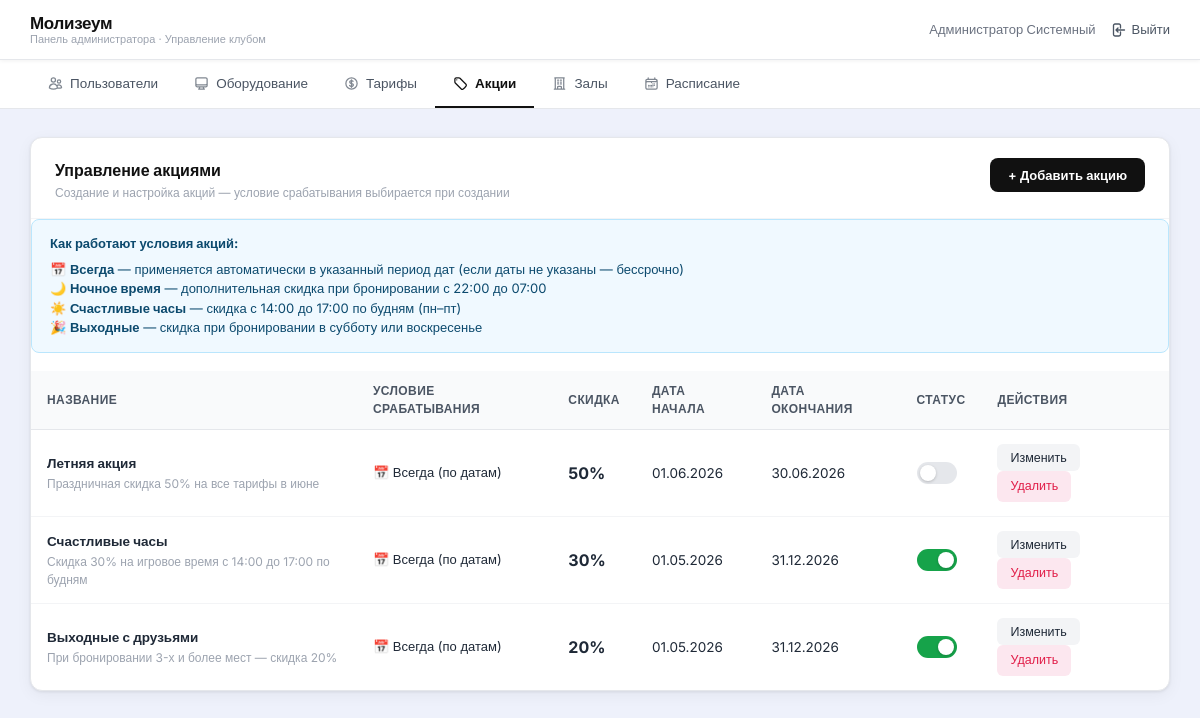
The app's page /admin/promotions.php (signed in) with its own data.
### tables this page shows
CREATE TABLE IF NOT EXISTS `promotions` (
  `id`               INT AUTO_INCREMENT PRIMARY KEY,
  `name`             VARCHAR(80) NOT NULL,
  `description`      TEXT NOT NULL,
  `discount_percent` INT NOT NULL DEFAULT 0,
  `start_date`       DATE DEFAULT NULL,
  `end_date`         DATE DEFAULT NULL,
  `status`           ENUM('active','inactive') NOT NULL DEFAULT 'active'
);

### admin/promotions.php (the view, shortened to what this page needs)
<?php
require_once '../config.php';
$conn->query("ALTER TABLE promotions ADD COLUMN IF NOT EXISTS condition_type VARCHAR(30) NOT NULL DEFAULT 'always'");
$result = $conn->query("SELECT * FROM promotions ORDER BY status DESC, end_date ASC");
$condition_labels = [
    'always'      => '📅 Всегда (по датам)',
    'night'       => '🌙 Ночное время (22:00–07:00)',
    'happy_hours' => '☀️ Счастливые часы (14:00–17:00, пн–пт)',
    'weekend'     => '🎉 Выходные (сб–вс)',
];
?>
<!DOCTYPE html>
<html lang="ru">
<head>
    <link rel="stylesheet" href="../css/style.css">
</head>
<body>
<?php include 'header.php'; ?>
<div class="main-content">
    <div class="table-card">
        <div class="table-card-header">
            <div>
                <div class="table-card-title">Управление акциями</div>
                <div class="table-card-desc">Создание и настройка акций — условие срабатывания выбирается при создании</div>
            </div>
            <button class="btn-add" onclick="openModal()">+ Добавить акцию</button>
        </div>
        <div style="margin:0 0 18px;padding:14px 18px;background:#f0f9ff;border-radius:8px;border:1px solid #bae6fd;font-size:13px;color:#0c4a6e">
            <strong>Как работают условия акций:</strong><br>
            <span style="display:inline-block;margin-top:6px">
                📅 <b>Всегда</b> — применяется автоматически в указанный период дат (если даты не указаны — бессрочно)<br>
                🌙 <b>Ночное время</b> — дополнительная скидка при бронировании с 22:00 до 07:00<br>
                ☀️ <b>Счастливые часы</b> — скидка с 14:00 до 17:00 по будням (пн–пт)<br>
                🎉 <b>Выходные</b> — скидка при бронировании в субботу или воскресенье
            </span>
        </div>
        <table class="data-table">
            <thead>
                <tr>
                    <th>Название</th>
                    <th>Условие срабатывания</th>
                    <th>Скидка</th>
                    <th>Дата начала</th>
                    <th>Дата окончания</th>
                    <th>Статус</th>
                    <th>Действия</th>
                </tr>
            </thead>
            <tbody>
            <?php while ($row = $result->fetch_assoc()):
                $cnd = $row['condition_type'] ?? 'always';
                $cnd_label = $condition_labels[$cnd] ?? $cnd;
            ?>
            <tr>
                <td>
                    <strong><?= htmlspecialchars($row['name']) ?></strong>
                    <?php if ($row['description']): ?>
                    <div style="font-size:12px;color:#9ca3af;margin-top:2px"><?= htmlspecialchars(mb_strimwidth($row['description'], 0, 60, '…')) ?></div>
                    <?php endif; ?>
                </td>
                <td style="font-size:13px"><?= $cnd_label ?></td>
                <td><strong style="font-size:16px"><?= $row['discount_percent'] ?>%</strong></td>
                <td><?= $row['start_date'] ? date('d.m.Y', strtotime($row['start_date'])) : '—' ?></td>
                <td><?= $row['end_date']   ? date('d.m.Y', strtotime($row['end_date']))   : 'Бессрочно' ?></td>
                <td>
                    <label class="toggle">
                        <span class="toggle-slider"></span>
                    </label>
                </td>
                <td>
                    <button class="action-btn btn-edit" onclick='editRow(<?= htmlspecialchars(json_encode($row)) ?>)'>Изменить</button>
                    <a href="?delete=<?= $row['id'] ?>" class="action-btn btn-delete" onclick="return confirm('Удалить акцию?')">Удалить</a>
                </td>
            </tr>
            <?php endwhile; ?>
            </tbody>
        </table>
    </div>
</div>
</body>
</html>

### css/style.css (style rules this page uses)
:root { --bg: #eef1fb; --white: #ffffff; --black: #111111; --gray-50: #f9fafb; --gray-100: #f3f4f6; --gray-200: #e5e7eb; --gray-400: #9ca3af; --gray-600: #4b5563; --gray-800: #1f2937; --red: #e11d48; --red-light: #fce7ef; --red-dark: #be123c; --green: #16a34a; --green-light: #dcfce7; --blue: #2563eb; --blue-light: #eff6ff; --yellow-light: #fef9c3; --yellow: #a16207; --shadow: 0 1px 3px rgba(0,0,0,.08), 0 4px 16px rgba(0,0,0,.05); --radius: 12px; --radius-sm: 8px; --radius-xs: 6px; }
* { box-sizing: border-box; margin: 0; padding: 0; }
body { font-family: 'Inter', sans-serif; background: var(--bg); color: var(--gray-800); min-height: 100vh; font-size: 14px; line-height: 1.5; }
.main-content { max-width: 1280px; margin: 0 auto; padding: 28px 30px; }
.table-card { background: var(--white); border-radius: var(--radius); border: 1px solid var(--gray-200); overflow: hidden; box-shadow: var(--shadow); }
.table-card-header { display: flex; justify-content: space-between; align-items: flex-start; padding: 20px 24px 16px; border-bottom: 1px solid var(--gray-100); }
.table-card-title { font-size: 16px; font-weight: 700; color: var(--black); }
.table-card-desc { font-size: 12px; color: var(--gray-400); margin-top: 2px; }
.btn-add { background: var(--black); color: var(--white); border: none; padding: 9px 18px; border-radius: var(--radius-sm); font-family: 'Inter', sans-serif; font-size: 13px; font-weight: 600; cursor: pointer; transition: background .15s; white-space: nowrap; }
.data-table { width: 100%; border-collapse: collapse; font-size: 13.5px; }
.data-table thead th { text-align: left; padding: 11px 16px; color: var(--gray-600); font-size: 12px; font-weight: 600; text-transform: uppercase; letter-spacing: 0.4px; background: var(--gray-50); border-bottom: 1px solid var(--gray-200); }
.data-table tbody td { padding: 14px 16px; border-bottom: 1px solid var(--gray-100); color: var(--gray-800); vertical-align: middle; }
.data-table tbody tr:last-child td { border-bottom: none; }
.action-btn { display: inline-flex; align-items: center; padding: 6px 13px; border-radius: var(--radius-xs); font-family: 'Inter', sans-serif; font-size: 12.5px; font-weight: 500; cursor: pointer; border: none; transition: background .15s, color .15s; text-decoration: none; }
.btn-edit { background: var(--gray-100); color: var(--gray-800); margin-right: 6px; }
.btn-delete { background: var(--red-light); color: var(--red); }
.toggle { position: relative; display: inline-block; width: 40px; height: 22px; }
.toggle-slider { position: absolute; cursor: pointer; inset: 0; background: var(--gray-200); border-radius: 22px; transition: .3s; }
.toggle-slider:before { position: absolute; content: ""; height: 16px; width: 16px; left: 3px; bottom: 3px; background: white; border-radius: 50%; transition: .3s; box-shadow: 0 1px 3px rgba(0,0,0,.2); }
.toggle input:checked + .toggle-slider { background: var(--green); }
.toggle input:checked + .toggle-slider:before { transform: translateX(18px); }

### records on screen
promotions: name "Летняя акция", description "Праздничная скидка 50% на все тарифы в июне", cnd_label "📅 Всегда (по датам)", discount_percent "50", start_date "01.06.2026", end_date "30.06.2026"
promotions: name "Счастливые часы", description "Скидка 30% на игровое время с 14:00 до 17:00 по будням", cnd_label "📅 Всегда (по датам)", discount_percent "30", start_date "01.05.2026", end_date "31.12.2026"
promotions: name "Выходные с друзьями", description "При бронировании 3-х и более мест — скидка 20%", cnd_label "📅 Всегда (по датам)", discount_percent "20", start_date "01.05.2026", end_date "31.12.2026"

### other values on screen
$name "Администратор Системный"
